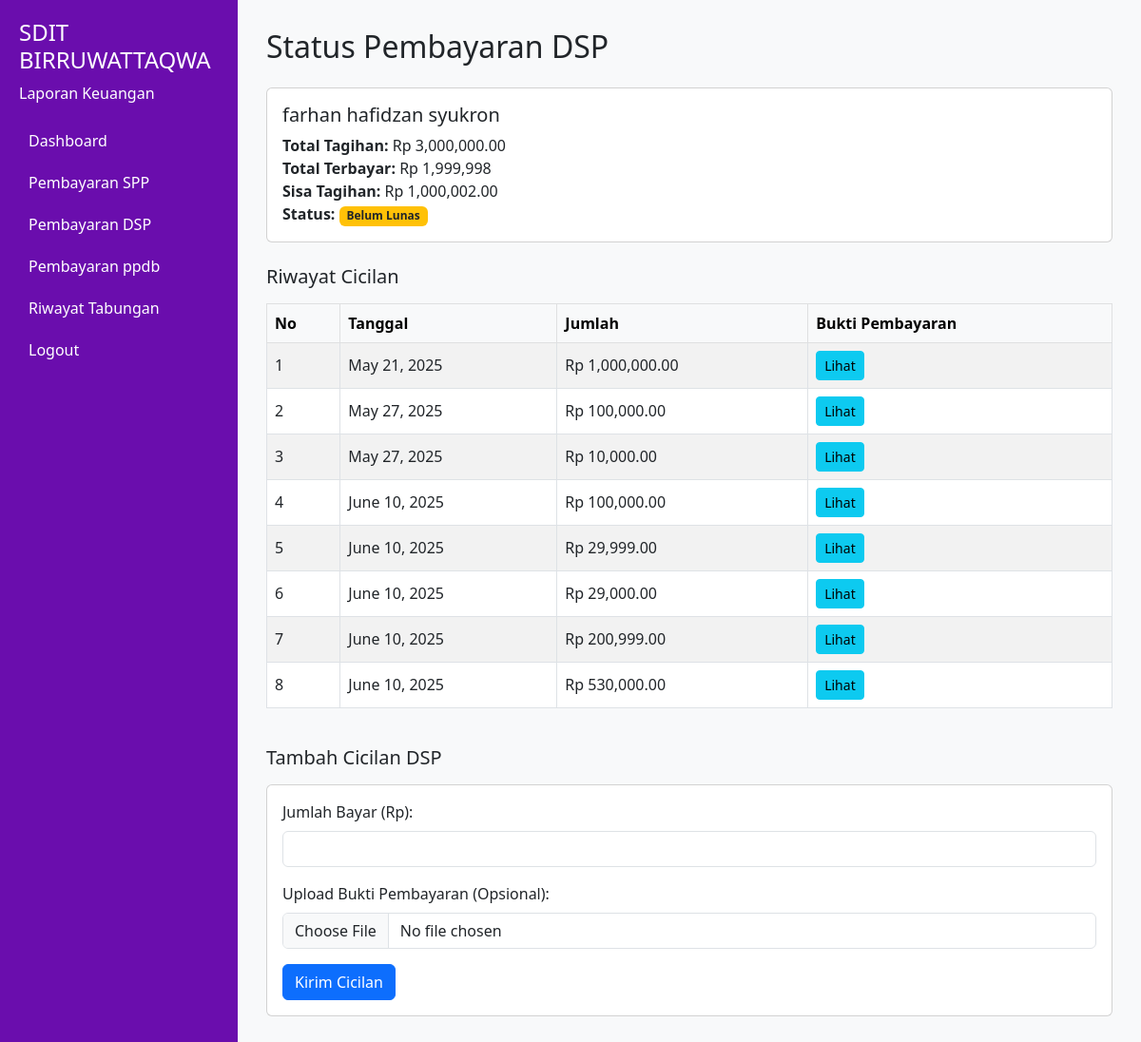
/dsp/saya/ (signed in), run on an earlier commit of the app's database.
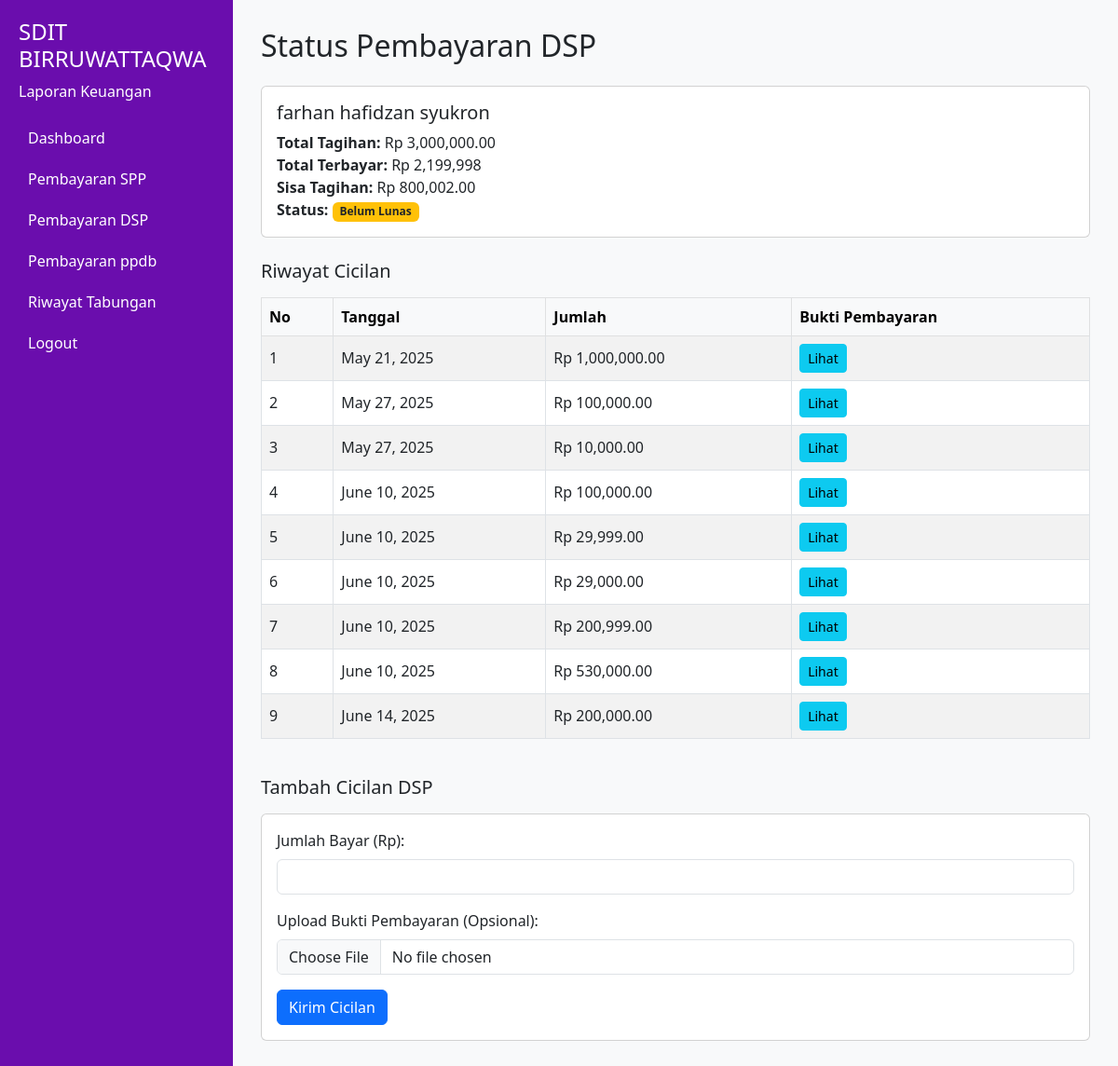
And on a later commit of the database.
### keuangan/models.py (models this page shows, shortened)
class DSP(models.Model):
    siswa = models.ForeignKey(Siswa, on_delete=models.CASCADE)
    total_tagihan = models.DecimalField(max_digits=10, decimal_places=2, default=3000000)
    tanggal_mulai = models.DateField(default=timezone.now)
    jatuh_tempo = models.DateField()
    status = models.CharField(
        max_length=20,
        choices=[
            ('belum lunas', 'Belum Lunas'),
            ('lunas', 'Lunas')
        ],
        default='belum lunas'
    )
    def total_terbayar(self):
        from django.db.models import Sum # Import di sini agar tidak ada circular import
        return self.dspcicilan_set.aggregate(Sum('jumlah'))['jumlah__sum'] or 0
    def sisa_tagihan(self):
        return self.total_tagihan - self.total_terbayar()

class DSPCicilan(models.Model):
    dsp = models.ForeignKey(DSP, on_delete=models.CASCADE)
    tanggal = models.DateField(auto_now_add=True)
    jumlah = models.DecimalField(max_digits=10, decimal_places=2)
    bukti_pembayaran = models.ImageField(upload_to='bukti_dsp/')
    is_posted_to_laporan_keuangan = models.BooleanField(default=False) # Tambahkan field ini

class Siswa(models.Model):
    user = models.OneToOneField(User, on_delete=models.CASCADE)
    nama = models.CharField(max_length=100)
    kelas = models.CharField(max_length=50)
    no_rekening = models.CharField(max_length=20)

### keuangan/views.py (the view, shortened to what this page needs)
# urls.py: path('dsp/saya/', views.dsp_siswa_detail, name='dsp_siswa_detail'),
@login_required
def dsp_siswa_detail(request):
    siswa = request.user.siswa  # Pastikan user terkait dengan model Siswa
    dsp = get_object_or_404(DSP, siswa=siswa)
    cicilan_list = DSPCicilan.objects.filter(dsp=dsp).order_by('tanggal')
    pesan = ""
    return render(request, 'keuangan/siswa/dsp_siswa_detail.html', {
        'dsp': dsp,
        'cicilan_list': cicilan_list,
        'pesan': pesan
    })

### keuangan/templates/keuangan/siswa/dsp_siswa_detail.html (shortened to what this page needs)
{% load humanize %}
{% load static %}
<!DOCTYPE html>
<html lang="id">
<head>
    <link href="https://cdn.jsdelivr.net/npm/bootstrap@5.3.0/dist/css/bootstrap.min.css" rel="stylesheet">
</head>
<body>
    <div class="sidebar">
        <h4>SDIT BIRRUWATTAQWA</h4>
        <p>Laporan Keuangan</p>
        <a href="#">Dashboard</a>
        <a href="{% url 'tagihan_spp' %}">Pembayaran SPP</a>
        <a href="{% url 'dsp_siswa_detail' %}">Pembayaran DSP</a>
        <a href="{% url 'siswa_ppdb_detail' %}">Pembayaran ppdb</a>
        <a href="{% url 'tabungan_siswa' %}"> Riwayat Tabungan</a>
        <a href="{% url 'logout' %}">Logout</a>
    </div>
    <div class="main-content">
        <h2 class="mb-4">Status Pembayaran DSP</h2>
        <div class="card mb-4">
            <div class="card-body">
                <h5 class="card-title">{{ dsp.siswa.nama }}</h5>
                <p class="card-text">
                    <strong>Total Tagihan:</strong> Rp {{ dsp.total_tagihan|intcomma }}<br>
                    <strong>Total Terbayar:</strong> Rp {{ dsp.total_terbayar|intcomma }}<br>
                    <strong>Sisa Tagihan:</strong> Rp {{ dsp.sisa_tagihan|intcomma }}<br>
                    <strong>Status:</strong>
                    {% if dsp.status == "Lunas" %}
                        <span class="badge bg-success">Lunas</span>
                    {% else %}
                        <span class="badge bg-warning text-dark">Belum Lunas</span>
                    {% endif %}
                </p>
            </div>
        </div>
        <h5 class="mb-3">Riwayat Cicilan</h5>
        <div class="table-responsive mb-4">
            <table class="table table-bordered table-striped align-middle">
                <thead class="table-light">
                    <tr>
                        <th>No</th>
                        <th>Tanggal</th>
                        <th>Jumlah</th>
                        <th>Bukti Pembayaran</th>
                    </tr>
                </thead>
                <tbody>
                    {% for c in cicilan_list %}
                    <tr>
                        <td>{{ forloop.counter }}</td>
                        <td>{{ c.tanggal }}</td>
                        <td>Rp {{ c.jumlah|intcomma }}</td>
                        <td>
                            {% if c.bukti_pembayaran %}
                                <a href="{{ c.bukti_pembayaran.url }}" target="_blank" class="btn btn-sm btn-info">Lihat</a>
                            {% else %}
                                <span class="text-muted">Tidak ada</span>
                            {% endif %}
                        </td>
                    </tr>
                    {% empty %}
                    <tr><td colspan="4" class="text-center text-muted">Belum ada cicilan.</td></tr>
                    {% endfor %}
                </tbody>
            </table>
        </div>
        <h5 class="mb-3">Tambah Cicilan DSP</h5>
        <div class="card mb-3">
            <div class="card-body">
                <form method="post" enctype="multipart/form-data">
                    <div class="mb-3">
                        <label for="jumlah" class="form-label">Jumlah Bayar (Rp):</label>
                        <input type="number" name="jumlah" class="form-control" required>
                    </div>
                    <div class="mb-3">
                        <label for="bukti" class="form-label">Upload Bukti Pembayaran (Opsional):</label>
                        <input type="file" name="bukti" class="form-control">
                    </div>
                    <button type="submit" class="btn btn-primary">Kirim Cicilan</button>
                </form>
            </div>
        </div>
    </div>
</body>
</html>

What changed in the data, as far as the page shows it:
computed for DSP "farhan hafidzan syukron": total_terbayar "1,999,998" → "2,199,998"; sisa_tagihan "1,000,002.00" → "800,002.00"
added DSPCicilan: tanggal "June 14, 2025", jumlah "200,000.00"
